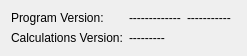
<?xml version="1.0" encoding="UTF-8"?>
<ui version="4.0">
 <class>AboutDialog</class>
 <widget class="QDialog" name="AboutDialog">
  <property name="geometry">
   <rect>
    <x>0</x>
    <y>0</y>
    <width>247</width>
    <height>56</height>
   </rect>
  </property>
  <property name="windowTitle">
   <string>About</string>
  </property>
  <layout class="QGridLayout" name="gridLayout">
   <item row="0" column="0">
    <widget class="QLabel" name="label">
     <property name="text">
      <string>Program Version:</string>
     </property>
    </widget>
   </item>
   <item row="0" column="1">
    <widget class="QLabel" name="ProgramVersionLabel">
     <property name="text">
      <string>-------------</string>
     </property>
    </widget>
   </item>
   <item row="3" column="1">
    <widget class="QLabel" name="CalculationsVersionLabel">
     <property name="text">
      <string>---------</string>
     </property>
    </widget>
   </item>
   <item row="3" column="0">
    <widget class="QLabel" name="label_4">
     <property name="text">
      <string>Calculations Version:</string>
     </property>
    </widget>
   </item>
   <item row="0" column="2">
    <widget class="QLabel" name="BetaBuildInfolabel">
     <property name="text">
      <string>-----------</string>
     </property>
    </widget>
   </item>
  </layout>
 </widget>
 <resources/>
 <connections/>
</ui>
